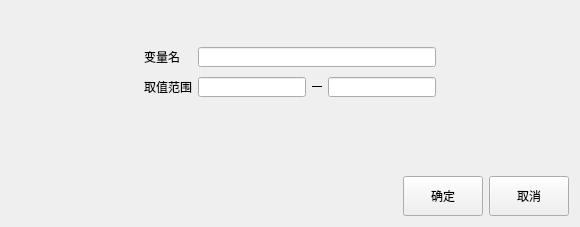
<?xml version="1.0" encoding="UTF-8"?>
<ui version="4.0">
 <class>setVariable</class>
 <widget class="QWidget" name="setVariable">
  <property name="geometry">
   <rect>
    <x>0</x>
    <y>0</y>
    <width>580</width>
    <height>227</height>
   </rect>
  </property>
  <property name="windowTitle">
   <string>Form</string>
  </property>
  <layout class="QVBoxLayout" name="verticalLayout">
   <item>
    <spacer name="verticalSpacer_2">
     <property name="orientation">
      <enum>Qt::Vertical</enum>
     </property>
     <property name="sizeHint" stdset="0">
      <size>
       <width>20</width>
       <height>52</height>
      </size>
     </property>
    </spacer>
   </item>
   <item>
    <layout class="QHBoxLayout" name="horizontalLayout_3">
     <item>
      <spacer name="horizontalSpacer_2">
       <property name="orientation">
        <enum>Qt::Horizontal</enum>
       </property>
       <property name="sizeHint" stdset="0">
        <size>
         <width>40</width>
         <height>20</height>
        </size>
       </property>
      </spacer>
     </item>
     <item>
      <layout class="QFormLayout" name="formLayout">
       <property name="horizontalSpacing">
        <number>6</number>
       </property>
       <property name="verticalSpacing">
        <number>10</number>
       </property>
       <item row="0" column="0">
        <widget class="QLabel" name="label_variableName">
         <property name="minimumSize">
          <size>
           <width>0</width>
           <height>20</height>
          </size>
         </property>
         <property name="text">
          <string>变量名</string>
         </property>
        </widget>
       </item>
       <item row="0" column="1">
        <widget class="QLineEdit" name="lineEdit_variableName">
         <property name="minimumSize">
          <size>
           <width>0</width>
           <height>20</height>
          </size>
         </property>
        </widget>
       </item>
       <item row="1" column="0">
        <widget class="QLabel" name="label_valueRange">
         <property name="minimumSize">
          <size>
           <width>0</width>
           <height>20</height>
          </size>
         </property>
         <property name="text">
          <string>取值范围</string>
         </property>
        </widget>
       </item>
       <item row="1" column="1">
        <layout class="QHBoxLayout" name="horizontalLayout">
         <property name="spacing">
          <number>6</number>
         </property>
         <item>
          <widget class="QLineEdit" name="lineEdit_lowRange">
           <property name="minimumSize">
            <size>
             <width>0</width>
             <height>20</height>
            </size>
           </property>
          </widget>
         </item>
         <item>
          <widget class="Line" name="line">
           <property name="minimumSize">
            <size>
             <width>10</width>
             <height>0</height>
            </size>
           </property>
           <property name="frameShadow">
            <enum>QFrame::Plain</enum>
           </property>
           <property name="orientation">
            <enum>Qt::Horizontal</enum>
           </property>
          </widget>
         </item>
         <item>
          <widget class="QLineEdit" name="lineEdit_upRange">
           <property name="minimumSize">
            <size>
             <width>0</width>
             <height>20</height>
            </size>
           </property>
          </widget>
         </item>
        </layout>
       </item>
      </layout>
     </item>
     <item>
      <spacer name="horizontalSpacer_3">
       <property name="orientation">
        <enum>Qt::Horizontal</enum>
       </property>
       <property name="sizeHint" stdset="0">
        <size>
         <width>40</width>
         <height>20</height>
        </size>
       </property>
      </spacer>
     </item>
    </layout>
   </item>
   <item>
    <widget class="QLabel" name="label_err">
     <property name="minimumSize">
      <size>
       <width>0</width>
       <height>30</height>
      </size>
     </property>
     <property name="maximumSize">
      <size>
       <width>16777215</width>
       <height>30</height>
      </size>
     </property>
     <property name="text">
      <string/>
     </property>
     <property name="alignment">
      <set>Qt::AlignCenter</set>
     </property>
    </widget>
   </item>
   <item>
    <spacer name="verticalSpacer">
     <property name="orientation">
      <enum>Qt::Vertical</enum>
     </property>
     <property name="sizeHint" stdset="0">
      <size>
       <width>20</width>
       <height>52</height>
      </size>
     </property>
    </spacer>
   </item>
   <item>
    <layout class="QHBoxLayout" name="horizontalLayout_2">
     <item>
      <spacer name="horizontalSpacer">
       <property name="orientation">
        <enum>Qt::Horizontal</enum>
       </property>
       <property name="sizeHint" stdset="0">
        <size>
         <width>40</width>
         <height>20</height>
        </size>
       </property>
      </spacer>
     </item>
     <item>
      <widget class="QPushButton" name="Btn_ok">
       <property name="minimumSize">
        <size>
         <width>80</width>
         <height>40</height>
        </size>
       </property>
       <property name="maximumSize">
        <size>
         <width>80</width>
         <height>40</height>
        </size>
       </property>
       <property name="text">
        <string>确定</string>
       </property>
      </widget>
     </item>
     <item>
      <widget class="QPushButton" name="Btn_cancel">
       <property name="minimumSize">
        <size>
         <width>80</width>
         <height>40</height>
        </size>
       </property>
       <property name="maximumSize">
        <size>
         <width>80</width>
         <height>40</height>
        </size>
       </property>
       <property name="text">
        <string>取消</string>
       </property>
      </widget>
     </item>
    </layout>
   </item>
  </layout>
 </widget>
 <resources/>
 <connections/>
</ui>
